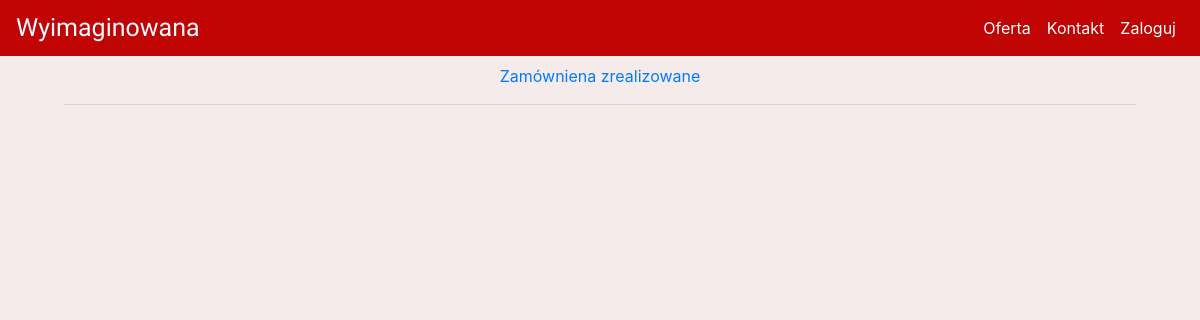
/zarządzaj/zamówienia, run on an earlier commit of the app's database.
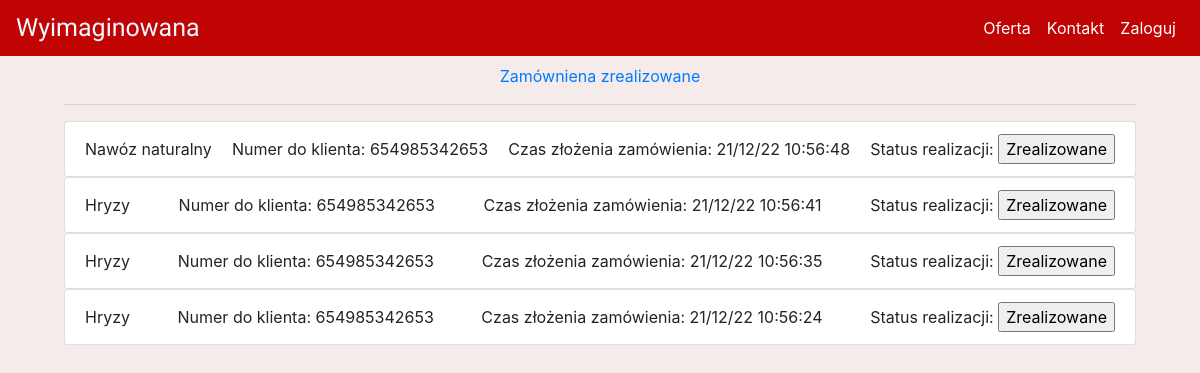
And on a later commit of the database.
### kwiaciarnia/models.py (models this page shows, shortened)
class Orders(db.Model):
    id = db.Column(db.Integer(), primary_key=True)
    product = db.Column(db.Integer(), db.ForeignKey('products.id'))
    phone_number = db.Column(db.String())
    buyer = db.Column(db.Integer(), db.ForeignKey('user.id'))
    status = db.Column(db.Boolean, default=False)
    time = db.Column(db.String)
    @property
    def oreder_name(self):
        return Products.query.filter_by(id=self.product).first()

class Products(db.Model):
    id = db.Column(db.Integer(), primary_key=True)
    category = db.Column(db.Integer(), db.ForeignKey('product_category.id'))
    name = db.Column(db.String(), unique=True)
    description = db.Column(db.String())
    price = db.Column(db.Integer())

### kwiaciarnia/routes.py (the view)
@app.route('/zarządzaj/zamówienia', methods=["GET", "POST"])
def manage_orders():
    orders_list = Orders.query.filter_by(status=False).order_by(Orders.id.desc()).all()
    if request.method == "POST":
        order = request.form["done"]
        order_product = Orders.query.filter_by(product=order).first()
        order_product.status = True
        db.session.commit()
        return redirect(url_for('manage_orders'))
    return render_template('manage/manage_orders.html', orders_list=orders_list, products=products)

### kwiaciarnia/templates/manage/manage_orders.html (shortened to what this page needs)
{% extends 'base.html' %}
{% block content %}
<div>
    <a href="{{ url_for('manage_orders_done') }}">Zamówniena zrealizowane</a>
    <hr>
    {% for order in orders_list %}
        <ul class="list-group">
            <li class="list-group-item d-flex justify-content-between align-items-center">
                <div>
                    {{ order.oreder_name.name }}
                </div>
                <div>
                    <span>Numer do klienta: {{ order.phone_number }}</span>
                </div>
                <div>
                    <span>Czas złożenia zamówienia: {{ order.time }}</span>
                </div>
                <div>
                    <form method="POST">
                        <span>Status realizacji: </span><input type="submit" value="Zrealizowane">
                    </form>
                </div>
            </li>
        </ul>
    {% endfor %}
</div>
{% endblock %}

What changed in the data, as far as the page shows it:
added Orders: oreder_name.name "Nawóz naturalny", phone_number "654985342653", time "21/12/22 10:56:48"
added Orders: oreder_name.name "Hryzy", phone_number "654985342653", time "21/12/22 10:56:41"
added Orders: oreder_name.name "Hryzy", phone_number "654985342653", time "21/12/22 10:56:35"
added Orders: oreder_name.name "Hryzy", phone_number "654985342653", time "21/12/22 10:56:24"
